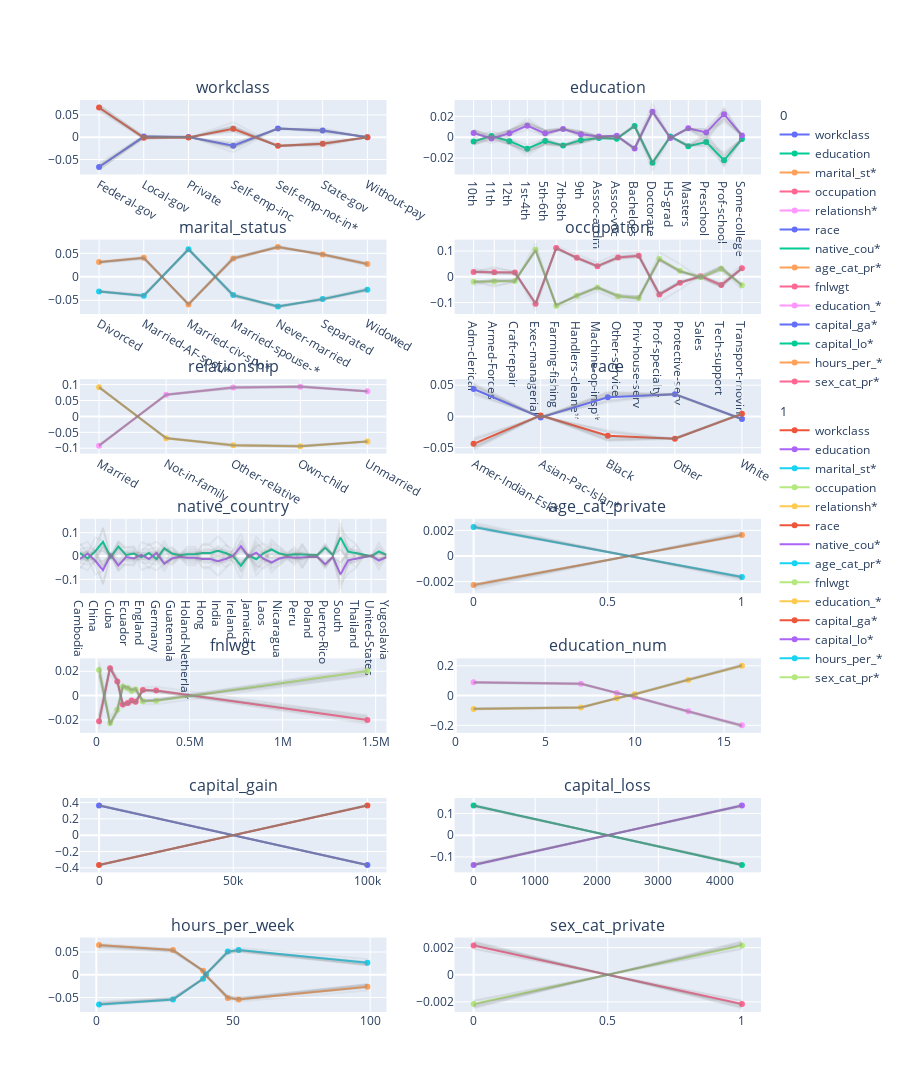

The code cell stored with this chart in its notebook:
### Code cell
print("ALE results:")
global_explanations["ale"].ipython_plot(class_names=transformer.class_names)
